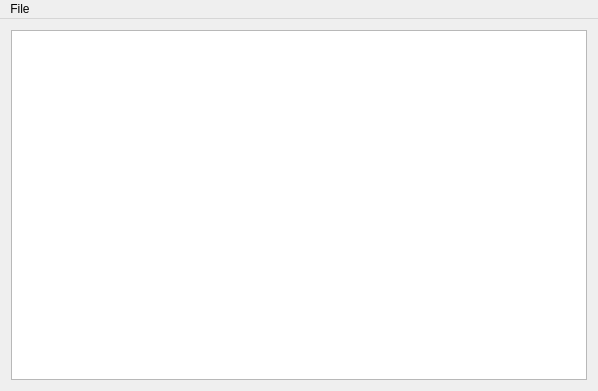
<?xml version="1.0" encoding="UTF-8"?>
<ui version="4.0">
 <class>MainWindow</class>
 <widget class="QMainWindow" name="MainWindow">
  <property name="geometry">
   <rect>
    <x>0</x>
    <y>0</y>
    <width>598</width>
    <height>391</height>
   </rect>
  </property>
  <property name="windowTitle">
   <string>MainWindow</string>
  </property>
  <widget class="QWidget" name="centralWidget">
   <layout class="QVBoxLayout" name="verticalLayout">
    <item>
     <widget class="QListWidget" name="listWidget"/>
    </item>
   </layout>
  </widget>
  <widget class="QMenuBar" name="menuBar">
   <property name="geometry">
    <rect>
     <x>0</x>
     <y>0</y>
     <width>598</width>
     <height>22</height>
    </rect>
   </property>
   <widget class="QMenu" name="menuFile">
    <property name="title">
     <string>File</string>
    </property>
    <addaction name="actionStart"/>
    <addaction name="actionStop"/>
   </widget>
   <addaction name="menuFile"/>
  </widget>
  <action name="actionStart">
   <property name="text">
    <string>Start Server</string>
   </property>
  </action>
  <action name="actionStop">
   <property name="enabled">
    <bool>false</bool>
   </property>
   <property name="text">
    <string>Stop Server</string>
   </property>
  </action>
 </widget>
 <layoutdefault spacing="6" margin="11"/>
 <resources/>
 <connections/>
</ui>
